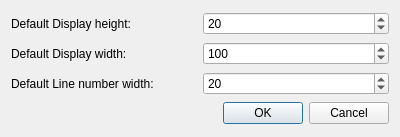
<?xml version="1.0" encoding="UTF-8"?>
<ui version="4.0">
 <class>DisplaySettings</class>
 <widget class="QDialog" name="DisplaySettings">
  <property name="geometry">
   <rect>
    <x>0</x>
    <y>0</y>
    <width>400</width>
    <height>137</height>
   </rect>
  </property>
  <property name="windowTitle">
   <string>Display settings</string>
  </property>
  <layout class="QVBoxLayout" name="verticalLayout">
   <item>
    <layout class="QHBoxLayout" name="horizontalLayout">
     <item>
      <widget class="QLabel" name="defHeight_l">
       <property name="text">
        <string>Default Display height:</string>
       </property>
      </widget>
     </item>
     <item>
      <widget class="QSpinBox" name="defHeight">
       <property name="minimum">
        <number>1</number>
       </property>
       <property name="maximum">
        <number>150</number>
       </property>
       <property name="value">
        <number>20</number>
       </property>
      </widget>
     </item>
    </layout>
   </item>
   <item>
    <layout class="QHBoxLayout" name="horizontalLayout_2">
     <item>
      <widget class="QLabel" name="defWidth_l">
       <property name="text">
        <string>Default Display width:</string>
       </property>
      </widget>
     </item>
     <item>
      <widget class="QSpinBox" name="defWidth">
       <property name="minimum">
        <number>1</number>
       </property>
       <property name="maximum">
        <number>300</number>
       </property>
       <property name="value">
        <number>100</number>
       </property>
      </widget>
     </item>
    </layout>
   </item>
   <item>
    <layout class="QHBoxLayout" name="horizontalLayout_3">
     <item>
      <widget class="QLabel" name="defLineNWidth_l">
       <property name="text">
        <string>Default Line number width:</string>
       </property>
      </widget>
     </item>
     <item>
      <widget class="QSpinBox" name="defLineNWidth">
       <property name="minimum">
        <number>1</number>
       </property>
       <property name="maximum">
        <number>200</number>
       </property>
       <property name="value">
        <number>20</number>
       </property>
      </widget>
     </item>
    </layout>
   </item>
   <item>
    <widget class="QDialogButtonBox" name="buttonBox">
     <property name="orientation">
      <enum>Qt::Horizontal</enum>
     </property>
     <property name="standardButtons">
      <set>QDialogButtonBox::Cancel|QDialogButtonBox::Ok</set>
     </property>
    </widget>
   </item>
  </layout>
 </widget>
 <resources/>
 <connections>
  <connection>
   <sender>buttonBox</sender>
   <signal>accepted()</signal>
   <receiver>DisplaySettings</receiver>
   <slot>accept()</slot>
   <hints>
    <hint type="sourcelabel">
     <x>248</x>
     <y>254</y>
    </hint>
    <hint type="destinationlabel">
     <x>157</x>
     <y>274</y>
    </hint>
   </hints>
  </connection>
  <connection>
   <sender>buttonBox</sender>
   <signal>rejected()</signal>
   <receiver>DisplaySettings</receiver>
   <slot>reject()</slot>
   <hints>
    <hint type="sourcelabel">
     <x>316</x>
     <y>260</y>
    </hint>
    <hint type="destinationlabel">
     <x>286</x>
     <y>274</y>
    </hint>
   </hints>
  </connection>
 </connections>
</ui>
